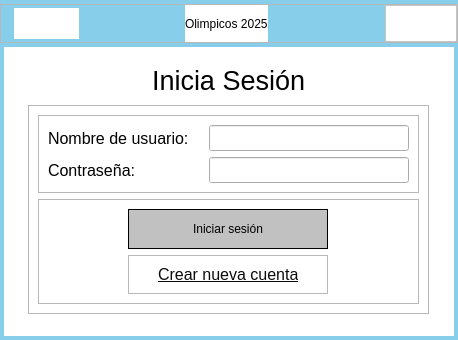
<?xml version="1.0" encoding="UTF-8"?>
<ui version="4.0">
 <class>MainWindow</class>
 <widget class="QMainWindow" name="MainWindow">
  <property name="geometry">
   <rect>
    <x>0</x>
    <y>0</y>
    <width>458</width>
    <height>340</height>
   </rect>
  </property>
  <property name="maximumSize">
   <size>
    <width>458</width>
    <height>344</height>
   </size>
  </property>
  <property name="windowTitle">
   <string>MainWindow</string>
  </property>
  <widget class="QWidget" name="centralwidget">
   <property name="styleSheet">
    <string notr="true">QWidget#centralwidget{
	background-color: rgb(135, 206, 235);
}
</string>
   </property>
   <layout class="QVBoxLayout" name="verticalLayout">
    <property name="spacing">
     <number>0</number>
    </property>
    <property name="leftMargin">
     <number>0</number>
    </property>
    <property name="topMargin">
     <number>4</number>
    </property>
    <property name="rightMargin">
     <number>0</number>
    </property>
    <property name="bottomMargin">
     <number>0</number>
    </property>
    <item>
     <widget class="QFrame" name="frame_Superior">
      <property name="maximumSize">
       <size>
        <width>16777215</width>
        <height>40</height>
       </size>
      </property>
      <property name="styleSheet">
       <string notr="true">QFrame#frame_Superior{
	border: 3px solid rgb(135, 206, 235);
	background-color: rgb(255, 255, 255);
}

background-color: rgb(255, 255, 255);
</string>
      </property>
      <property name="frameShape">
       <enum>QFrame::StyledPanel</enum>
      </property>
      <property name="frameShadow">
       <enum>QFrame::Raised</enum>
      </property>
      <layout class="QHBoxLayout" name="horizontalLayout_11">
       <property name="spacing">
        <number>0</number>
       </property>
       <property name="leftMargin">
        <number>0</number>
       </property>
       <property name="topMargin">
        <number>0</number>
       </property>
       <property name="rightMargin">
        <number>0</number>
       </property>
       <property name="bottomMargin">
        <number>0</number>
       </property>
       <item>
        <spacer name="horizontalSpacer_2">
         <property name="orientation">
          <enum>Qt::Horizontal</enum>
         </property>
         <property name="sizeType">
          <enum>QSizePolicy::Fixed</enum>
         </property>
         <property name="sizeHint" stdset="0">
          <size>
           <width>13</width>
           <height>20</height>
          </size>
         </property>
        </spacer>
       </item>
       <item>
        <widget class="QLabel" name="label_icono">
         <property name="minimumSize">
          <size>
           <width>65</width>
           <height>31</height>
          </size>
         </property>
         <property name="maximumSize">
          <size>
           <width>31</width>
           <height>31</height>
          </size>
         </property>
         <property name="styleSheet">
          <string notr="true">font:87 14pt&quot;Arial Black&quot;;
color: rgb(0,0,0);
background-color: rgb(255, 255, 255);
</string>
         </property>
         <property name="lineWidth">
          <number>1</number>
         </property>
         <property name="text">
          <string/>
         </property>
         <property name="pixmap">
          <pixmap>Imagenes/olimpicos.png</pixmap>
         </property>
         <property name="scaledContents">
          <bool>true</bool>
         </property>
        </widget>
       </item>
       <item>
        <spacer name="horizontalSpacer_3">
         <property name="orientation">
          <enum>Qt::Horizontal</enum>
         </property>
         <property name="sizeHint" stdset="0">
          <size>
           <width>138</width>
           <height>20</height>
          </size>
         </property>
        </spacer>
       </item>
       <item>
        <widget class="QLabel" name="label_Titulo">
         <property name="styleSheet">
          <string notr="true">font:87 14pt&quot;Arial Black&quot;;
background-color: rgb(255, 255, 255);
</string>
         </property>
         <property name="text">
          <string>Olimpicos 2025</string>
         </property>
        </widget>
       </item>
       <item>
        <spacer name="horizontalSpacer">
         <property name="orientation">
          <enum>Qt::Horizontal</enum>
         </property>
         <property name="sizeHint" stdset="0">
          <size>
           <width>148</width>
           <height>20</height>
          </size>
         </property>
        </spacer>
       </item>
       <item>
        <widget class="QFrame" name="frame_10">
         <property name="styleSheet">
          <string notr="true">background-color: rgb(255, 255, 255);</string>
         </property>
         <property name="frameShape">
          <enum>QFrame::StyledPanel</enum>
         </property>
         <property name="frameShadow">
          <enum>QFrame::Raised</enum>
         </property>
         <layout class="QHBoxLayout" name="horizontalLayout_2">
          <property name="spacing">
           <number>0</number>
          </property>
          <property name="leftMargin">
           <number>0</number>
          </property>
          <property name="topMargin">
           <number>0</number>
          </property>
          <property name="rightMargin">
           <number>0</number>
          </property>
          <property name="bottomMargin">
           <number>0</number>
          </property>
          <item>
           <widget class="QPushButton" name="btn_Minimizar">
            <property name="minimumSize">
             <size>
              <width>35</width>
              <height>35</height>
             </size>
            </property>
            <property name="maximumSize">
             <size>
              <width>35</width>
              <height>35</height>
             </size>
            </property>
            <property name="styleSheet">
             <string notr="true">QPushButton{
border:0px;
}

QPushButton:hover{
border:5px solid rgb(211, 211, 211);
background-color:white;

}</string>
            </property>
            <property name="text">
             <string/>
            </property>
            <property name="icon">
             <iconset>
              <normaloff>Imagenes/minimizar.png</normaloff>Imagenes/minimizar.png</iconset>
            </property>
            <property name="iconSize">
             <size>
              <width>32</width>
              <height>32</height>
             </size>
            </property>
           </widget>
          </item>
          <item>
           <widget class="QPushButton" name="btn_Cerrar">
            <property name="minimumSize">
             <size>
              <width>35</width>
              <height>35</height>
             </size>
            </property>
            <property name="maximumSize">
             <size>
              <width>35</width>
              <height>35</height>
             </size>
            </property>
            <property name="styleSheet">
             <string notr="true">QPushButton{
border:0px;
}

QPushButton:hover{
border:5px solid rgb(211, 211, 211);
background-color:white;

}
</string>
            </property>
            <property name="text">
             <string/>
            </property>
            <property name="icon">
             <iconset>
              <normaloff>Imagenes/cerrar.png</normaloff>Imagenes/cerrar.png</iconset>
            </property>
            <property name="iconSize">
             <size>
              <width>32</width>
              <height>32</height>
             </size>
            </property>
           </widget>
          </item>
         </layout>
        </widget>
       </item>
      </layout>
     </widget>
    </item>
    <item>
     <widget class="QFrame" name="frame_Inferior">
      <property name="styleSheet">
       <string notr="true">QFrame#frame_Inferior{
	border: 4px solid rgb(135, 206, 235);
	background-color: rgb(255, 255, 255);
}

</string>
      </property>
      <property name="frameShape">
       <enum>QFrame::StyledPanel</enum>
      </property>
      <property name="frameShadow">
       <enum>QFrame::Raised</enum>
      </property>
      <layout class="QGridLayout" name="gridLayout">
       <item row="0" column="0">
        <widget class="QStackedWidget" name="stackedWidget">
         <property name="maximumSize">
          <size>
           <width>432</width>
           <height>270</height>
          </size>
         </property>
         <property name="currentIndex">
          <number>0</number>
         </property>
         <widget class="QWidget" name="page_inicio_sesion">
          <layout class="QGridLayout" name="gridLayout_6">
           <item row="0" column="0" colspan="2">
            <spacer name="horizontalSpacer_4">
             <property name="orientation">
              <enum>Qt::Horizontal</enum>
             </property>
             <property name="sizeHint" stdset="0">
              <size>
               <width>124</width>
               <height>20</height>
              </size>
             </property>
            </spacer>
           </item>
           <item row="0" column="2">
            <widget class="QLabel" name="page_inicio_sesion_label_IniciaSesion">
             <property name="font">
              <font>
               <pointsize>20</pointsize>
              </font>
             </property>
             <property name="text">
              <string>Inicia Sesión</string>
             </property>
            </widget>
           </item>
           <item row="0" column="3" colspan="2">
            <spacer name="horizontalSpacer_5">
             <property name="orientation">
              <enum>Qt::Horizontal</enum>
             </property>
             <property name="sizeHint" stdset="0">
              <size>
               <width>124</width>
               <height>20</height>
              </size>
             </property>
            </spacer>
           </item>
           <item row="1" column="2">
            <spacer name="verticalSpacer_3">
             <property name="orientation">
              <enum>Qt::Vertical</enum>
             </property>
             <property name="sizeHint" stdset="0">
              <size>
               <width>20</width>
               <height>0</height>
              </size>
             </property>
            </spacer>
           </item>
           <item row="2" column="0">
            <spacer name="horizontalSpacer_8">
             <property name="orientation">
              <enum>Qt::Horizontal</enum>
             </property>
             <property name="sizeHint" stdset="0">
              <size>
               <width>0</width>
               <height>20</height>
              </size>
             </property>
            </spacer>
           </item>
           <item row="2" column="1" colspan="3">
            <widget class="QFrame" name="frame_2">
             <property name="frameShape">
              <enum>QFrame::StyledPanel</enum>
             </property>
             <property name="frameShadow">
              <enum>QFrame::Raised</enum>
             </property>
             <layout class="QGridLayout" name="gridLayout_5">
              <item row="0" column="0">
               <widget class="QFrame" name="frame">
                <property name="frameShape">
                 <enum>QFrame::StyledPanel</enum>
                </property>
                <property name="frameShadow">
                 <enum>QFrame::Raised</enum>
                </property>
                <layout class="QGridLayout" name="gridLayout_2">
                 <property name="horizontalSpacing">
                  <number>20</number>
                 </property>
                 <item row="0" column="0">
                  <widget class="QLabel" name="page_inicio_sesion_label_nombreUsuario">
                   <property name="font">
                    <font>
                     <pointsize>12</pointsize>
                    </font>
                   </property>
                   <property name="text">
                    <string>Nombre de usuario:</string>
                   </property>
                  </widget>
                 </item>
                 <item row="0" column="1">
                  <widget class="QLineEdit" name="page_inicio_sesion_lineEdit_nombreUsuario">
                   <property name="minimumSize">
                    <size>
                     <width>200</width>
                     <height>0</height>
                    </size>
                   </property>
                   <property name="maximumSize">
                    <size>
                     <width>200</width>
                     <height>16777215</height>
                    </size>
                   </property>
                   <property name="styleSheet">
                    <string notr="true">font-size: 11pt;</string>
                   </property>
                   <property name="text">
                    <string/>
                   </property>
                  </widget>
                 </item>
                 <item row="1" column="0">
                  <widget class="QLabel" name="page_inicio_sesion_label_contrasenna">
                   <property name="font">
                    <font>
                     <pointsize>12</pointsize>
                    </font>
                   </property>
                   <property name="text">
                    <string>Contraseña:</string>
                   </property>
                  </widget>
                 </item>
                 <item row="1" column="1">
                  <widget class="QLineEdit" name="page_inicio_sesion_lineEdit_contrasenna">
                   <property name="minimumSize">
                    <size>
                     <width>200</width>
                     <height>0</height>
                    </size>
                   </property>
                   <property name="maximumSize">
                    <size>
                     <width>200</width>
                     <height>16777215</height>
                    </size>
                   </property>
                   <property name="styleSheet">
                    <string notr="true">font-size: 11pt;</string>
                   </property>
                   <property name="text">
                    <string/>
                   </property>
                   <property name="echoMode">
                    <enum>QLineEdit::Password</enum>
                   </property>
                  </widget>
                 </item>
                </layout>
               </widget>
              </item>
              <item row="1" column="0">
               <widget class="QFrame" name="frame_3">
                <property name="frameShape">
                 <enum>QFrame::StyledPanel</enum>
                </property>
                <property name="frameShadow">
                 <enum>QFrame::Raised</enum>
                </property>
                <layout class="QGridLayout" name="gridLayout_4">
                 <item row="0" column="0">
                  <widget class="QPushButton" name="page_inicio_sesion_btn_iniciarSesion">
                   <property name="minimumSize">
                    <size>
                     <width>200</width>
                     <height>40</height>
                    </size>
                   </property>
                   <property name="maximumSize">
                    <size>
                     <width>200</width>
                     <height>40</height>
                    </size>
                   </property>
                   <property name="styleSheet">
                    <string notr="true">QPushButton{
font: 75 12pt &quot;Arial&quot;;
color: black;
background-color:rgb(193, 193, 193);
border:1px solid black;
}

QPushButton:hover{
background-color:white;
font: 75 12pt &quot;Arial&quot;;
}

</string>
                   </property>
                   <property name="text">
                    <string>Iniciar sesión</string>
                   </property>
                  </widget>
                 </item>
                 <item row="1" column="0">
                  <widget class="QFrame" name="frame_4">
                   <property name="frameShape">
                    <enum>QFrame::StyledPanel</enum>
                   </property>
                   <property name="frameShadow">
                    <enum>QFrame::Raised</enum>
                   </property>
                   <layout class="QGridLayout" name="gridLayout_3">
                    <item row="0" column="0">
                     <widget class="QLabel" name="page_inicio_sesion_labelBtn_crearNuevaCuenta">
                      <property name="maximumSize">
                       <size>
                        <width>140</width>
                        <height>20</height>
                       </size>
                      </property>
                      <property name="font">
                       <font>
                        <pointsize>12</pointsize>
                        <bold>false</bold>
                        <underline>true</underline>
                       </font>
                      </property>
                      <property name="styleSheet">
                       <string notr="true">color: black;
text-decoration: underline;
</string>
                      </property>
                      <property name="text">
                       <string>&lt;html&gt;&lt;head/&gt;&lt;body&gt;&lt;p&gt;&lt;a href=&quot;#&quot;&gt;&lt;span style=&quot; text-decoration: underline; color:#0b0b0b;&quot;&gt;Crear nueva cuenta&lt;/span&gt;&lt;/a&gt;&lt;/p&gt;&lt;/body&gt;&lt;/html&gt;</string>
                      </property>
                      <property name="textInteractionFlags">
                       <set>Qt::LinksAccessibleByMouse</set>
                      </property>
                     </widget>
                    </item>
                   </layout>
                  </widget>
                 </item>
                </layout>
               </widget>
              </item>
             </layout>
            </widget>
           </item>
           <item row="2" column="4">
            <spacer name="horizontalSpacer_9">
             <property name="orientation">
              <enum>Qt::Horizontal</enum>
             </property>
             <property name="sizeHint" stdset="0">
              <size>
               <width>0</width>
               <height>20</height>
              </size>
             </property>
            </spacer>
           </item>
           <item row="3" column="2">
            <spacer name="verticalSpacer">
             <property name="orientation">
              <enum>Qt::Vertical</enum>
             </property>
             <property name="sizeHint" stdset="0">
              <size>
               <width>20</width>
               <height>1</height>
              </size>
             </property>
            </spacer>
           </item>
          </layout>
         </widget>
         <widget class="QWidget" name="page_registrarse">
          <layout class="QGridLayout" name="gridLayout_15">
           <item row="0" column="0">
            <spacer name="horizontalSpacer_7">
             <property name="orientation">
              <enum>Qt::Horizontal</enum>
             </property>
             <property name="sizeHint" stdset="0">
              <size>
               <width>138</width>
               <height>20</height>
              </size>
             </property>
            </spacer>
           </item>
           <item row="0" column="1">
            <widget class="QLabel" name="page_registrarse_label_Registrarse">
             <property name="font">
              <font>
               <pointsize>20</pointsize>
              </font>
             </property>
             <property name="text">
              <string>Registrate</string>
             </property>
            </widget>
           </item>
           <item row="0" column="2">
            <spacer name="horizontalSpacer_6">
             <property name="orientation">
              <enum>Qt::Horizontal</enum>
             </property>
             <property name="sizeHint" stdset="0">
              <size>
               <width>138</width>
               <height>20</height>
              </size>
             </property>
            </spacer>
           </item>
           <item row="1" column="0" colspan="3">
            <widget class="QFrame" name="frame_5">
             <property name="frameShape">
              <enum>QFrame::StyledPanel</enum>
             </property>
             <property name="frameShadow">
              <enum>QFrame::Raised</enum>
             </property>
             <layout class="QGridLayout" name="gridLayout_11">
              <item row="0" column="0">
               <widget class="QFrame" name="frame_9">
                <property name="frameShape">
                 <enum>QFrame::StyledPanel</enum>
                </property>
                <property name="frameShadow">
                 <enum>QFrame::Raised</enum>
                </property>
                <layout class="QGridLayout" name="gridLayout_12">
                 <property name="horizontalSpacing">
                  <number>20</number>
                 </property>
                 <item row="0" column="0">
                  <widget class="QLabel" name="page_registrarse_label_nombreUsuario">
                   <property name="font">
                    <font>
                     <pointsize>12</pointsize>
                    </font>
                   </property>
                   <property name="text">
                    <string>Nombre de usuario:</string>
                   </property>
                  </widget>
                 </item>
                 <item row="0" column="1">
                  <widget class="QLineEdit" name="page_registrarse_lineEdit_nombreUsuario">
                   <property name="minimumSize">
                    <size>
                     <width>200</width>
                     <height>0</height>
                    </size>
                   </property>
                   <property name="maximumSize">
                    <size>
                     <width>200</width>
                     <height>16777215</height>
                    </size>
                   </property>
                   <property name="styleSheet">
                    <string notr="true">font-size: 11pt;</string>
                   </property>
                   <property name="text">
                    <string/>
                   </property>
                  </widget>
                 </item>
                 <item row="1" column="0">
                  <widget class="QLabel" name="page_registrarse_label_contrasenna">
                   <property name="font">
                    <font>
                     <pointsize>12</pointsize>
                    </font>
                   </property>
                   <property name="text">
                    <string>Contraseña:</string>
                   </property>
                  </widget>
                 </item>
                 <item row="1" column="1">
                  <widget class="QLineEdit" name="page_registrarse_lineEdit_contrasenna">
                   <property name="minimumSize">
                    <size>
                     <width>200</width>
                     <height>0</height>
                    </size>
                   </property>
                   <property name="maximumSize">
                    <size>
                     <width>200</width>
                     <height>16777215</height>
                    </size>
                   </property>
                   <property name="styleSheet">
                    <string notr="true">font-size: 11pt;</string>
                   </property>
                   <property name="text">
                    <string/>
                   </property>
                  </widget>
                 </item>
                </layout>
               </widget>
              </item>
              <item row="1" column="0">
               <widget class="QFrame" name="frame_11">
                <property name="frameShape">
                 <enum>QFrame::StyledPanel</enum>
                </property>
                <property name="frameShadow">
                 <enum>QFrame::Raised</enum>
                </property>
                <layout class="QGridLayout" name="gridLayout_13">
                 <item row="1" column="0">
                  <widget class="QFrame" name="frame_12">
                   <property name="frameShape">
                    <enum>QFrame::StyledPanel</enum>
                   </property>
                   <property name="frameShadow">
                    <enum>QFrame::Raised</enum>
                   </property>
                   <layout class="QGridLayout" name="gridLayout_14">
                    <item row="0" column="0">
                     <widget class="QPushButton" name="page_registrarse_btn_registrarse">
                      <property name="minimumSize">
                       <size>
                        <width>200</width>
                        <height>40</height>
                       </size>
                      </property>
                      <property name="maximumSize">
                       <size>
                        <width>200</width>
                        <height>40</height>
                       </size>
                      </property>
                      <property name="styleSheet">
                       <string notr="true">QPushButton{
font: 75 12pt &quot;Arial&quot;;
color: black;
background-color:rgb(193, 193, 193);
border:1px solid black;
}

QPushButton:hover{
background-color:white;
font: 75 12pt &quot;Arial&quot;;
}

</string>
                      </property>
                      <property name="text">
                       <string>Resgistrarse</string>
                      </property>
                     </widget>
                    </item>
                   </layout>
                  </widget>
                 </item>
                </layout>
               </widget>
              </item>
             </layout>
            </widget>
           </item>
          </layout>
         </widget>
        </widget>
       </item>
      </layout>
     </widget>
    </item>
   </layout>
  </widget>
  <widget class="QMenuBar" name="menubar">
   <property name="geometry">
    <rect>
     <x>0</x>
     <y>0</y>
     <width>0</width>
     <height>0</height>
    </rect>
   </property>
   <property name="maximumSize">
    <size>
     <width>0</width>
     <height>0</height>
    </size>
   </property>
  </widget>
  <widget class="QStatusBar" name="statusbar">
   <property name="maximumSize">
    <size>
     <width>0</width>
     <height>0</height>
    </size>
   </property>
  </widget>
 </widget>
 <resources/>
 <connections/>
</ui>
